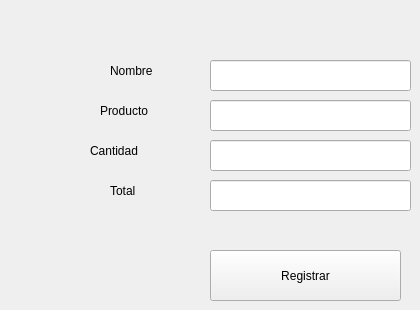
                    <widget class="QWidget" name="page_form_prov">
                     <widget class="QPushButton" name="registrar_proveedor">
                      <property name="geometry">
                       <rect>
                        <x>210</x>
                        <y>250</y>
                        <width>191</width>
                        <height>51</height>
                       </rect>
                      </property>
                      <property name="text">
                       <string>Registrar</string>
                      </property>
                     </widget>
                     <widget class="QLabel" name="label_26">
                      <property name="geometry">
                       <rect>
                        <x>110</x>
                        <y>50</y>
                        <width>201</width>
                        <height>41</height>
                       </rect>
                      </property>
                      <property name="styleSheet">
                       <string notr="true">color: rgb(0, 0, 0);</string>
                      </property>
                      <property name="text">
                       <string>Nombre</string>
                      </property>
                     </widget>
                     <widget class="QLabel" name="label_27">
                      <property name="geometry">
                       <rect>
                        <x>100</x>
                        <y>90</y>
                        <width>201</width>
                        <height>41</height>
                       </rect>
                      </property>
                      <property name="styleSheet">
                       <string notr="true">color: rgb(0, 0, 0);</string>
                      </property>
                      <property name="text">
                       <string>Producto</string>
                      </property>
                     </widget>
                     <widget class="QLineEdit" name="producto_proveedor">
                      <property name="geometry">
                       <rect>
                        <x>210</x>
                        <y>100</y>
                        <width>201</width>
                        <height>31</height>
                       </rect>
                      </property>
                     </widget>
                     <widget class="QLabel" name="label_28">
                      <property name="geometry">
                       <rect>
                        <x>90</x>
                        <y>130</y>
                        <width>201</width>
                        <height>41</height>
                       </rect>
                      </property>
                      <property name="styleSheet">
                       <string notr="true">color: rgb(0, 0, 0);</string>
                      </property>
                      <property name="text">
                       <string>Cantidad</string>
                      </property>
                     </widget>
                     <widget class="QLineEdit" name="cantidad_proveedor">
                      <property name="geometry">
                       <rect>
                        <x>210</x>
                        <y>140</y>
                        <width>201</width>
                        <height>31</height>
                       </rect>
                      </property>
                     </widget>
                     <widget class="QLabel" name="label_29">
                      <property name="geometry">
                       <rect>
                        <x>110</x>
                        <y>170</y>
                        <width>131</width>
                        <height>41</height>
                       </rect>
                      </property>
                      <property name="styleSheet">
                       <string notr="true">color: rgb(0, 0, 0);</string>
                      </property>
                      <property name="text">
                       <string>Total</string>
                      </property>
                     </widget>
                     <widget class="QLineEdit" name="total_proveedor">
                      <property name="geometry">
                       <rect>
                        <x>210</x>
                        <y>180</y>
                        <width>201</width>
                        <height>31</height>
                       </rect>
                      </property>
                     </widget>
                     <widget class="QLineEdit" name="nombre_proveedor">
                      <property name="geometry">
                       <rect>
                        <x>210</x>
                        <y>60</y>
                        <width>201</width>
                        <height>31</height>
                       </rect>
                      </property>
                     </widget>
                    </widget>
